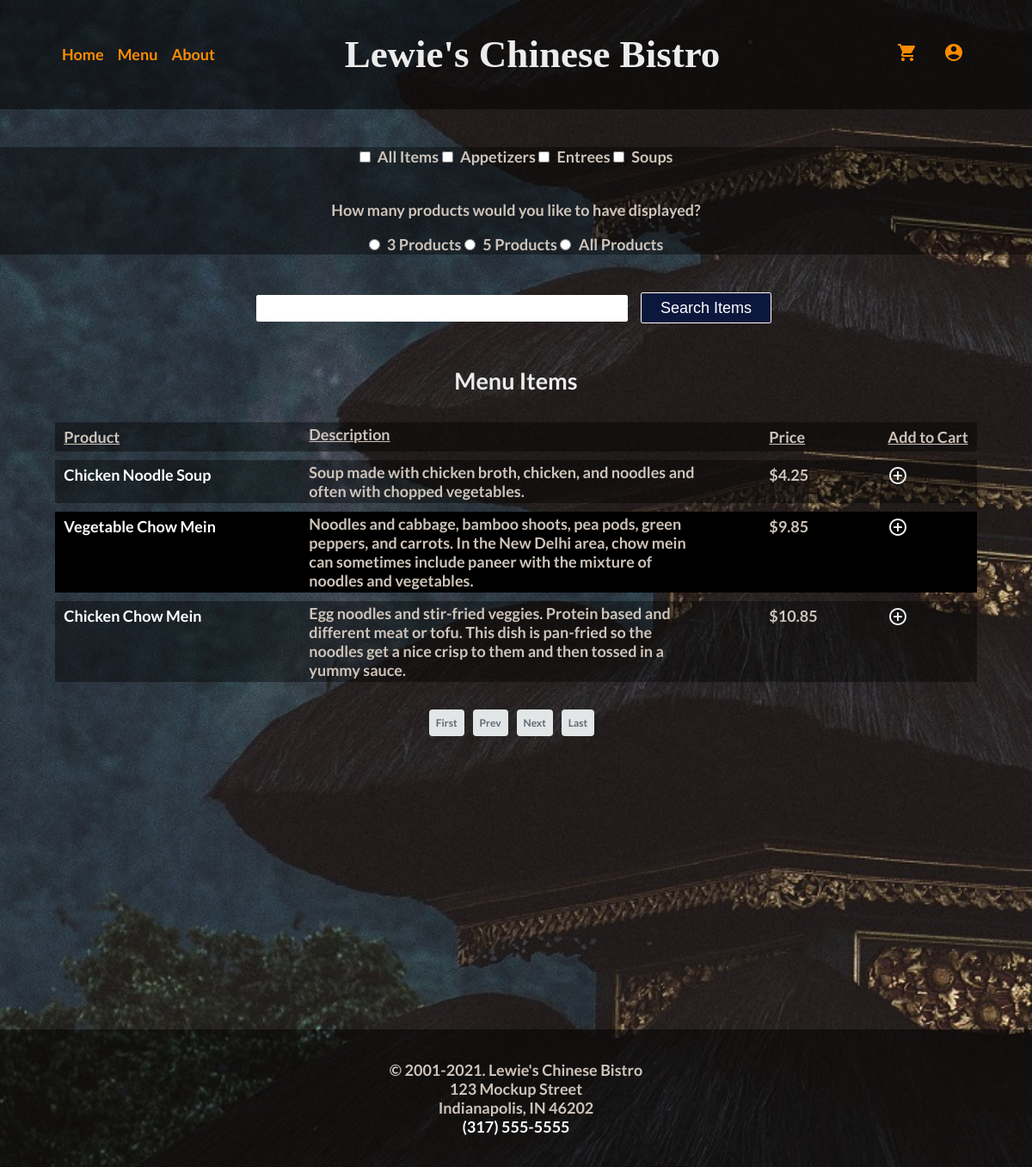
/listmenu.php?page=2, run on the app's committed database.
### tables this page shows
CREATE TABLE `menu_items` (
  `Item_id` int(11) NOT NULL,
  `Product_name` varchar(50) NOT NULL,
  `Category_id` varchar(3) NOT NULL,
  `Price` float NOT NULL,
  `Description` varchar(250) NOT NULL
);

### pagination.php (the view, shortened to what this page needs)
<?php
include('includes/database.php');
?>
<html>
<head>
</head>
<body>
<table class="menuItems">
    <?php
    $page = isset($_GET['page']) && is_numeric($_GET['page']) ? $_GET['page'] : 1;
    $no_of_records_per_page = $_SESSION['$records_per_page'];
    $offset = ($page - 1) * $no_of_records_per_page;
    $total_pages_sql = "SELECT COUNT(*) FROM menu_items";
    $result = mysqli_query($conn, $total_pages_sql);
    $total_rows = mysqli_fetch_array($result)[0];
    $total_pages = ceil($total_rows / $no_of_records_per_page);
    $sql = "SELECT * FROM menu_items LIMIT $offset, $no_of_records_per_page";
    $res_data = mysqli_query($conn, $sql);
    while ($row = mysqli_fetch_array($res_data)) {
        ?>
        <div class="row header">
            <div class="col1"><a href="itemDetails.php?id=<?php echo $row['Item_id']; ?>"><?php echo $row['Product_name']; ?></a></div>
            <div class="col2"><?php echo $row['Description']; ?></div>
            <div class="col3">$<?php echo $row['Price']; ?></div>
            <div> <a href="addtocart.php?id=<?= $row['Item_id'] ?>">
                    <img src="images/plustocart.png" alt="click to add item to cart">
                </a></div>
        </div>
    <?php
    }
    ?>
</table>
<div>
    <div align="center">
        <ul class="pagination" >
            <li><a href="?page=1">First</a></li>
            <li class="<?php if($page <= 1){ echo 'disabled'; } ?>">
                <a href="<?php if($page <= 1){ echo '#'; } else { echo "?page=".($page - 1); } ?>">Prev</a>
            </li>
            <li class="<?php if($page >= $total_pages){ echo 'disabled'; } ?>">
                <a href="<?php if($page >= $total_pages){ echo '#'; } else { echo "?page=".($page + 1); } ?>">Next</a>
            </li>
            <li><a href="?pageno=<?php echo $total_pages; ?>">Last</a></li>
        </ul>
    </div>
</div>
</body>
</html>

### css/main.css (style rules this page uses)
body { background-image: url("../images/home_1440.jpg"); background-attachment: fixed; background-size: cover; font-family: "lato", sans-serif; font-size: large; color: #cec4ba; font-weight: bold; margin: 0; }
.menuItems { display: flex; flex-direction: column; width: max-content; margin: auto; }
.row a { color: white; }
.menuItems div { padding: 3px 5px; }
.menuItems .row { display: flex; }
.menuItems .row:nth-child(even) { background-color: rgba(0,0,0,0.40); margin-top: 10px; }
.menuItems .row:nth-child(odd) { background-color: rgb(0,0,0); margin-top: 10px; }
.menuItems .header { font-weight: bold; }
.menuItems .col1 { width: 200px; }
.menuItems .col2 { width: 450px; padding:0 5rem; }
.menuItems .col3, .col4 { width: 8rem; }
.row a { text-decoration: none; }
.pagination { list-style-type: none; padding: 10px 0; display: inline-flex; justify-content: space-between; box-sizing: border-box; }
.pagination li { box-sizing: border-box; padding-right: 10px; }
.pagination li a { box-sizing: border-box; background-color: #e2e6e6; padding: 8px; text-decoration: none; font-size: 12px; font-weight: bold; color: #616872; border-radius: 4px; }

### data on the page
menu_items: Product_name "Chicken Noodle Soup", Description "Soup made with chicken broth, chicken, and noodles and often with chopped vegetables.", Price "4.25"
menu_items: Product_name "Vegetable Chow Mein", Description "Noodles and cabbage, bamboo shoots, pea pods, green peppers, and carrots. In the New Delhi area, chow mein can sometimes include paneer with the mixture of noodles and vegetables.", Price "9.85"
menu_items: Product_name "Chicken Chow Mein", Description "Egg noodles and stir-fried veggies. Protein based and different meat or tofu. This dish is pan-fried so the noodles get a nice crisp to them and then tossed in a yummy sauce.", Price "10.85"

### other printed values
$menu_title "Menu Items"
